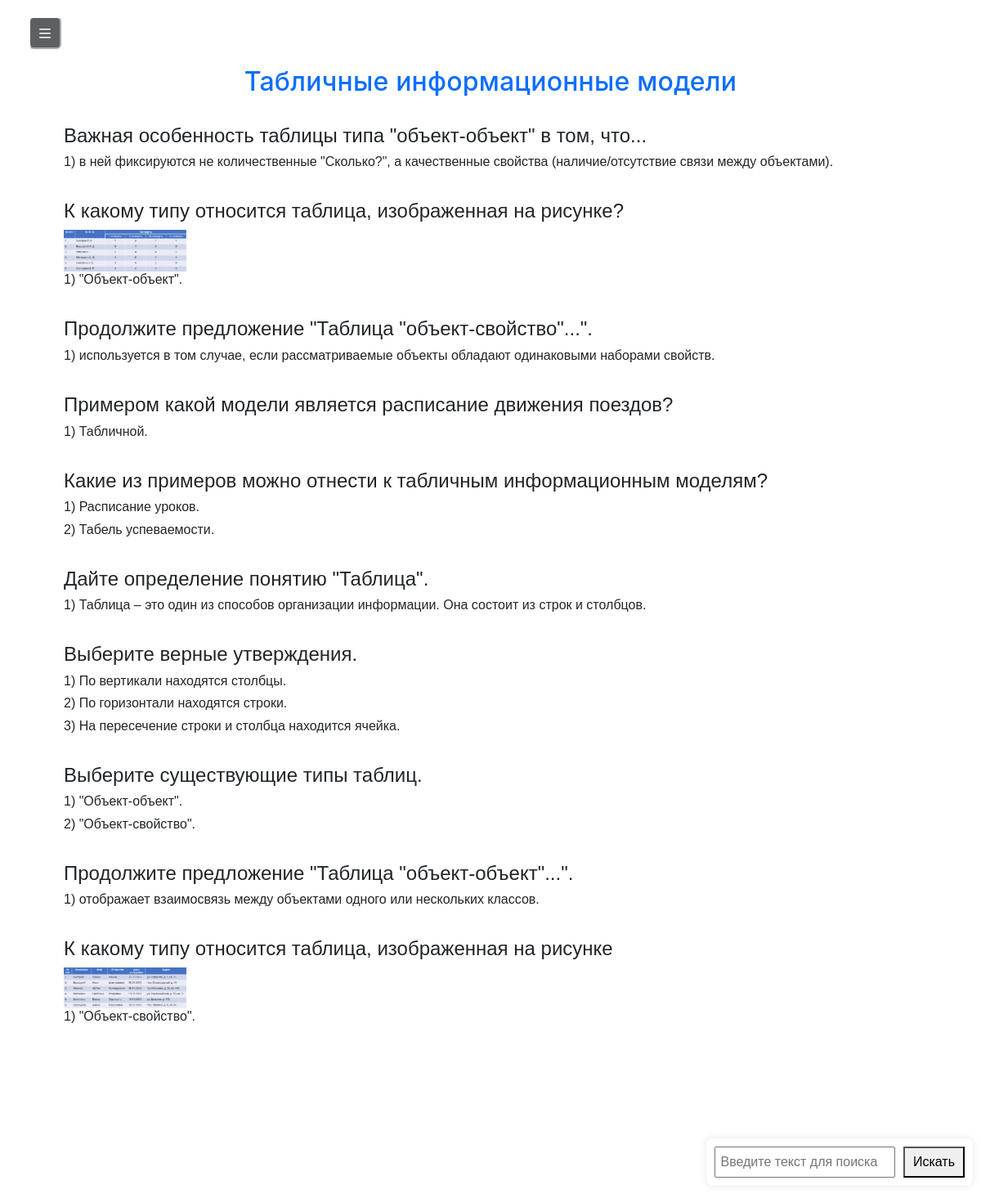
/class/9/tests/5, run on the app's committed database.
### data/theme_questions.py (models this page shows)
class ThemeQuestions(SqlAlchemyBase):
    __tablename__ = 'theme_questions'
    id = sqlalchemy.Column(sqlalchemy.Integer, primary_key=True, autoincrement=True)
    name = sqlalchemy.Column(sqlalchemy.String)
    class_id = sqlalchemy.Column(sqlalchemy.Integer, sqlalchemy.ForeignKey('training_class.id'))
    training_class = sqlalchemy.orm.relationship('TrainingClass')

### data/questions.py (models this page shows)
class Question(SqlAlchemyBase):
    __tablename__ = 'question'
    id = sqlalchemy.Column(sqlalchemy.Integer, primary_key=True, autoincrement=True)
    question = sqlalchemy.Column(sqlalchemy.String)
    theme_id = sqlalchemy.Column(sqlalchemy.Integer, sqlalchemy.ForeignKey('theme_questions.id'))
    theme = sqlalchemy.orm.relationship('ThemeQuestions')

### data/answer_questions.py (models this page shows)
class AnswerQuestion(SqlAlchemyBase):
    __tablename__ = 'answer'
    id = sqlalchemy.Column(sqlalchemy.Integer, primary_key=True, autoincrement=True)
    answer = sqlalchemy.Column(sqlalchemy.String)
    question_id = sqlalchemy.Column(sqlalchemy.Integer, sqlalchemy.ForeignKey('question.id'))
    question = sqlalchemy.orm.relationship('Question')

### tools/routes.py (the view)
@app.route('/class/<class_name>/tests/<test_id>')
def show_test(class_name, test_id):
    with create_session() as session:
        train_class = chech_class(class_name)
        theme = session.query(ThemeQuestions).filter(ThemeQuestions.class_id == train_class.id,
                                                     ThemeQuestions.id == test_id).first()
        if not theme:
            raise NotFound()
        questions = session.query(Question).filter(Question.theme_id == theme.id)
    lst_questions = [theme.name]
    for question in questions:
        que_que = question.question.splitlines()
        que = [que_que[0], que_que[1:]]
        with create_session() as session:
            answ = session.query(AnswerQuestion).filter(AnswerQuestion.question_id == question.id).all()
        que += [[x.answer for x in answ]]
        lst_questions.append(que)
    return render_template('show_test.html', title=theme.name, questions=lst_questions, class_name=class_name)

### data/db_session.py (called while the page is built)
def create_session() -> Session:
    global __factory
    return __factory()

### tools/routes.py (called while the page is built)
def chech_class(class_name):
    with create_session() as session:
        train_class = session.query(TrainingClass).filter(TrainingClass.name == class_name).first()
    if not train_class:
        raise NotFound()
    return train_class

### tools/templates/show_test.html (shortened to what this page needs)
{% extends "base.html" %}
{% block content %}
    <div style="position: fixed; right: 10px; bottom: 10px; background: white; padding: 10px; border-radius: 8px; box-shadow: 0 0 10px rgba(0,0,0,0.1); z-index: 1000;">
        <input type="text" id="searchInput" placeholder="Введите текст для поиска">
        <button onclick="searchText()">Искать</button>
    </div>
    <div style="margin: 5%">
        <div align="center">
            <a href="/class/{{ class_name }}" style="font-size: 2rem; text-decoration: none;">{{ questions[0] }}</a>
        </div>
        {% for que in questions[1:] %}
            <h4><br>{{ que[0] }}</h4>
            {% for src_img in que[1] %}
                <a href="#" class="gallery-item" data-easy-toggle="#modalWin"
                   data-easy-class="show" data-easy-rcoe>
                    <img src="{{ src_img }}" alt="фото потерялось(" style="max-width: 150px;">
                </a>
            {% endfor %}
            {% for answer in que[2] %}
                <h6>{{ loop.index }}) {{ answer }}</h6>
            {% endfor %}
        {% endfor %}
    </div>
    <div style="height: 130px"></div>
{% endblock %}

### tools/templates/base.html (shortened to what this page needs)
<!doctype html>
<html lang="en">
<head>
    <link href="https://cdn.jsdelivr.net/npm/bootstrap@5.3.4/dist/css/bootstrap.min.css" rel="stylesheet"
>
    <link href="{{ url_for('static', filename='css/style.css') }}" rel="stylesheet">
</head>
<body>
<main role="main" class="contener">
    <button class="btn-thread-line" type="button" data-bs-toggle="offcanvas" data-bs-target="#staticBackdrop"
            aria-controls="staticBackdrop">
        <svg aria-hidden="true" height="16" viewBox="0 0 16 16" width="16">
            <path style="fill: white;"
                  d="M1 2.75A.75.75 0 0 1 1.75 2h12.5a.75.75 0 0 1 0 1.5H1.75A.75.75 0 0 1 1 2.75Zm0 5A.75.75 0 0 1 1.75 7h12.5a.75.75 0 0 1 0 1.5H1.75A.75.75 0 0 1 1 7.75ZM1.75 12h12.5a.75.75 0 0 1 0 1.5H1.75a.75.75 0 0 1 0-1.5Z"></path>
        </svg>
    </button>
    {% block content %}{% endblock %}
</main>
</body>
</html>

### tools/static/css/style.css (style rules this page uses)
body { font-family: sans-serif; padding: 20px; }
html { scroll-behavior: smooth; }
a { font-family: Inter, Arial !important; font-weight: 500; font-style: normal; font-size: 18px; line-height: 140%; letter-spacing: 0.2px; text-decoration: none; }
div { letter-spacing: 0; }
button { padding: 5px 10px; margin-left: 5px; }
.btn-thread-line { position: absolute; left: 30px; top: 20px; width: 40px; height: 40px; background-color: #5c6063; border-color: white; border-radius: 6px; }
#searchInput { padding: 5px; }

### data on the page
ThemeQuestions: name "Табличные информационные модели"
Question: question "Важная особенность таблицы типа \"объект-объект\" в том, что..."
AnswerQuestion: answer "в ней фиксируются не количественные \"Сколько?\", а качественные свойства (наличие/отсутствие связи между объектами)."
AnswerQuestion: answer "\"Объект-объект\"."
Question: question "Продолжите предложение \"Таблица \"объект-свойство\"...\"."
AnswerQuestion: answer "используется в том случае, если рассматриваемые объекты обладают одинаковыми наборами свойств."
Question: question "Примером какой модели является расписание движения поездов?"
AnswerQuestion: answer "Табличной."
Question: question "Какие из примеров можно отнести к табличным информационным моделям?"
AnswerQuestion: answer "Расписание уроков."
AnswerQuestion: answer "Табель успеваемости."
Question: question "Дайте определение понятию \"Таблица\"."
AnswerQuestion: answer "Таблица – это один из способов организации информации. Она состоит из строк и столбцов."
Question: question "Выберите верные утверждения."
AnswerQuestion: answer "По вертикали находятся столбцы."
AnswerQuestion: answer "По горизонтали находятся строки."
AnswerQuestion: answer "На пересечение строки и столбца находится ячейка."
Question: question "Выберите существующие типы таблиц."
AnswerQuestion: answer "\"Объект-объект\"."
AnswerQuestion: answer "\"Объект-свойство\"."
Question: question "Продолжите предложение \"Таблица \"объект-объект\"...\"."
AnswerQuestion: answer "отображает взаимосвязь между объектами одного или нескольких классов."
AnswerQuestion: answer "\"Объект-свойство\"."

### other printed values
{{ que[0] }} "К какому типу относится таблица, изображенная на рисунке?" "К какому типу относится таблица, изображенная на рисунке"
